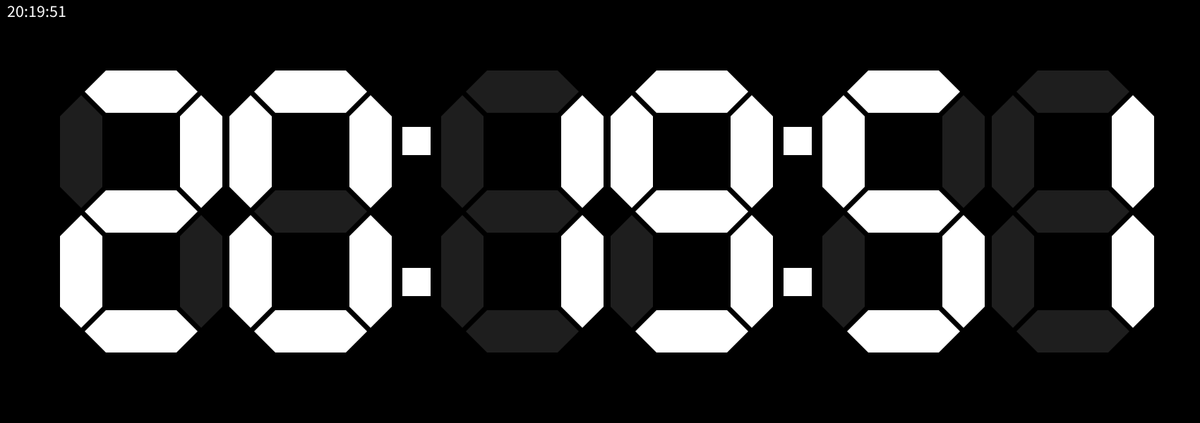
Frame 1 (no input)
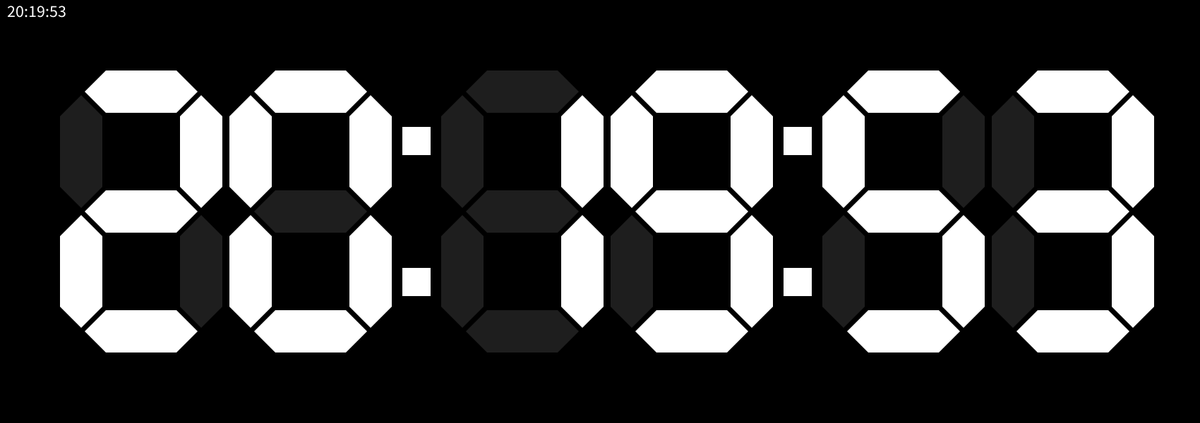
Frame 60 (the mouse pressed at the canvas centre just before this capture)
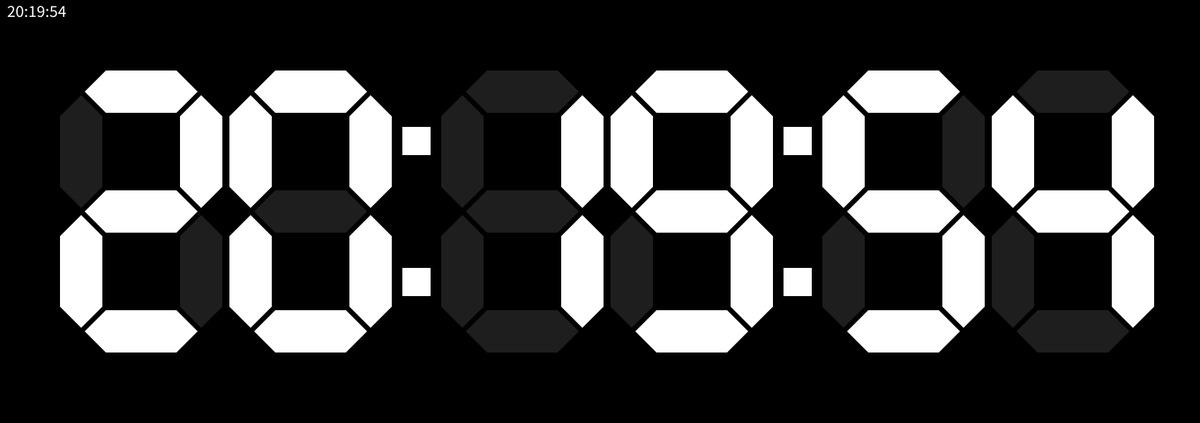
Frame 120 (the mouse held since frame 60 and released just before this capture)

The Processing sketch that drew these frames (run headless with seeded random() and noise(); from frame 60 on, the mouse is pressed at the canvas centre):

// Processing sketch: digitalClock
// ── digitalClock.pde
int NUM_WIDTH  = 240; // width of number
int NUM_HEIGHT = 400; // height of number
int NUM_SEP    =  60; // dist between hour, minutes, and seconds 

// position of each numeric
int POS_BASE_X    =  80;
int POS_HOUR_10_X = POS_BASE_X;
int POS_HOUR_01_X = POS_HOUR_10_X + NUM_WIDTH;
int POS_MIN_10_X  = POS_HOUR_01_X + NUM_WIDTH + NUM_SEP;
int POS_MIN_01_X  = POS_MIN_10_X  + NUM_WIDTH;
int POS_SEC_10_X  = POS_MIN_01_X  + NUM_WIDTH + NUM_SEP;
int POS_SEC_01_X  = POS_SEC_10_X  + NUM_WIDTH;

int POS_Y = 100;

// colors
color onSegmentColor  = color(255, 255, 255);
color offSegmentColor = color( 30,  30,  30);

void setup() {
  size(1700, 600);
}

void draw() {
  background(0);
  int h = hour();
  int m = minute();
  int s = second();
  drawTimeText(h, m, s);
  drawTwoDigits(h, POS_HOUR_10_X, POS_HOUR_01_X, POS_Y);
  drawTwoDigits(m, POS_MIN_10_X , POS_MIN_01_X , POS_Y);
  drawTwoDigits(s, POS_SEC_10_X , POS_SEC_01_X , POS_Y);
  drawDots();
}

void drawTimeText(int h, int m, int s) {
  String timeStr = nf(h,2) + ":" + nf(m,2) + ":" + nf(s,2);
  noStroke();
  fill(onSegmentColor);
  textAlign(LEFT);
  textSize(24);
  text(timeStr, 10, 24); 
}

void drawTwoDigits(int num, int posHiX, int posLoX, int posY) {
  int hi = int(num / 10);
  int lo = int(num % 10);
  drawNum(hi, posHiX, posY);
  drawNum(lo, posLoX, posY);
}

void drawNum(int num, int posX, int posY) {
  if( num == 0 ) draw0(posX, posY);
  else if( num == 1 ) draw1(posX, posY);
  else if( num == 2 ) draw2(posX, posY);
  else if( num == 3 ) draw3(posX, posY);
  else if( num == 4 ) draw4(posX, posY);
  else if( num == 5 ) draw5(posX, posY);
  else if( num == 6 ) draw6(posX, posY);
  else if( num == 7 ) draw7(posX, posY);
  else if( num == 8 ) draw8(posX, posY);
  else if( num == 9 ) draw9(posX, posY); 
}

void drawDots() {
  float posX1 = POS_MIN_10_X - NUM_SEP / 2;
  float posX2 = POS_SEC_10_X - NUM_SEP / 2;
  float posY1 = POS_Y              + 1 * NUM_HEIGHT / 4;
  float posY2 = POS_Y + NUM_HEIGHT - 1 * NUM_HEIGHT / 4;
  noStroke();
  fill(onSegmentColor);
  rectMode(CENTER);  
  rect(posX1, posY1, 40, 40);
  rect(posX1, posY2, 40, 40);
  rect(posX2, posY1, 40, 40);
  rect(posX2, posY2, 40, 40);
}

void draw0(int posX, int posY) {
  drawSegmentH(posX +  40, posY +   0,  onSegmentColor);
  drawSegmentH(posX +  40, posY + 170, offSegmentColor);
  drawSegmentH(posX +  40, posY + 340,  onSegmentColor);
  drawSegmentV(posX +   5, posY +  35,  onSegmentColor);
  drawSegmentV(posX + 175, posY +  35,  onSegmentColor);
  drawSegmentV(posX +   5, posY + 205,  onSegmentColor);
  drawSegmentV(posX + 175, posY + 205,  onSegmentColor);
}

void draw1(int posX, int posY) {
  drawSegmentH(posX +  40, posY +   0, offSegmentColor);
  drawSegmentH(posX +  40, posY + 170, offSegmentColor);
  drawSegmentH(posX +  40, posY + 340, offSegmentColor);
  drawSegmentV(posX +   5, posY +  35, offSegmentColor);
  drawSegmentV(posX + 175, posY +  35,  onSegmentColor);
  drawSegmentV(posX +   5, posY + 205, offSegmentColor);
  drawSegmentV(posX + 175, posY + 205,  onSegmentColor);
}

void draw2(int posX, int posY) {
  drawSegmentH(posX +  40, posY +   0,  onSegmentColor);
  drawSegmentH(posX +  40, posY + 170,  onSegmentColor);
  drawSegmentH(posX +  40, posY + 340,  onSegmentColor);
  drawSegmentV(posX +   5, posY +  35, offSegmentColor);
  drawSegmentV(posX + 175, posY +  35,  onSegmentColor);
  drawSegmentV(posX +   5, posY + 205,  onSegmentColor);
  drawSegmentV(posX + 175, posY + 205, offSegmentColor);
}

void draw3(int posX, int posY) {
  drawSegmentH(posX +  40, posY +   0,  onSegmentColor);
  drawSegmentH(posX +  40, posY + 170,  onSegmentColor);
  drawSegmentH(posX +  40, posY + 340,  onSegmentColor);
  drawSegmentV(posX +   5, posY +  35, offSegmentColor);
  drawSegmentV(posX + 175, posY +  35,  onSegmentColor);
  drawSegmentV(posX +   5, posY + 205, offSegmentColor);
  drawSegmentV(posX + 175, posY + 205,  onSegmentColor);
}

void draw4(int posX, int posY) {
  drawSegmentH(posX +  40, posY +   0, offSegmentColor);
  drawSegmentH(posX +  40, posY + 170,  onSegmentColor);
  drawSegmentH(posX +  40, posY + 340, offSegmentColor);
  drawSegmentV(posX +   5, posY +  35,  onSegmentColor);
  drawSegmentV(posX + 175, posY +  35,  onSegmentColor);
  drawSegmentV(posX +   5, posY + 205, offSegmentColor);
  drawSegmentV(posX + 175, posY + 205,  onSegmentColor);
}

void draw5(int posX, int posY) {
  drawSegmentH(posX +  40, posY +   0,  onSegmentColor);
  drawSegmentH(posX +  40, posY + 170,  onSegmentColor);
  drawSegmentH(posX +  40, posY + 340,  onSegmentColor);
  drawSegmentV(posX +   5, posY +  35,  onSegmentColor);
  drawSegmentV(posX + 175, posY +  35, offSegmentColor);
  drawSegmentV(posX +   5, posY + 205, offSegmentColor);
  drawSegmentV(posX + 175, posY + 205,  onSegmentColor);
}

void draw6(int posX, int posY) {
  drawSegmentH(posX +  40, posY +   0,  onSegmentColor);
  drawSegmentH(posX +  40, posY + 170,  onSegmentColor);
  drawSegmentH(posX +  40, posY + 340,  onSegmentColor);
  drawSegmentV(posX +   5, posY +  35,  onSegmentColor);
  drawSegmentV(posX + 175, posY +  35, offSegmentColor);
  drawSegmentV(posX +   5, posY + 205,  onSegmentColor);
  drawSegmentV(posX + 175, posY + 205,  onSegmentColor);
}

void draw7(int posX, int posY) {
  drawSegmentH(posX +  40, posY +   0,  onSegmentColor);
  drawSegmentH(posX +  40, posY + 170, offSegmentColor);
  drawSegmentH(posX +  40, posY + 340, offSegmentColor);
  drawSegmentV(posX +   5, posY +  35, offSegmentColor);
  drawSegmentV(posX + 175, posY +  35,  onSegmentColor);
  drawSegmentV(posX +   5, posY + 205, offSegmentColor);
  drawSegmentV(posX + 175, posY + 205,  onSegmentColor);
}

void draw8(int posX, int posY) {
  drawSegmentH(posX +  40, posY +   0,  onSegmentColor);
  drawSegmentH(posX +  40, posY + 170,  onSegmentColor);
  drawSegmentH(posX +  40, posY + 340,  onSegmentColor);
  drawSegmentV(posX +   5, posY +  35,  onSegmentColor);
  drawSegmentV(posX + 175, posY +  35,  onSegmentColor);
  drawSegmentV(posX +   5, posY + 205,  onSegmentColor);
  drawSegmentV(posX + 175, posY + 205,  onSegmentColor);
}
  
void draw9(int posX, int posY) {
  drawSegmentH(posX +  40, posY +   0,  onSegmentColor);
  drawSegmentH(posX +  40, posY + 170,  onSegmentColor);
  drawSegmentH(posX +  40, posY + 340,  onSegmentColor);
  drawSegmentV(posX +   5, posY +  35,  onSegmentColor);
  drawSegmentV(posX + 175, posY +  35,  onSegmentColor);
  drawSegmentV(posX +   5, posY + 205, offSegmentColor);
  drawSegmentV(posX + 175, posY + 205,  onSegmentColor);
}

void drawSegmentH(int x, int y, color c) {
  noStroke();
  fill(c);
  beginShape();
  vertex(x +   0, y + 30);
  vertex(x +  30, y +  0);
  vertex(x + 130, y +  0);
  vertex(x + 160, y + 30);
  vertex(x + 130, y + 60);
  vertex(x +  30, y + 60);
  endShape(CLOSE);
}

void drawSegmentV(int x, int y, color c) {
  noStroke();
  fill(c);
  beginShape();
  vertex(x + 30, y +   0);
  vertex(x + 60, y +  30);
  vertex(x + 60, y + 130);
  vertex(x + 30, y + 160);
  vertex(x +  0, y + 130);
  vertex(x +  0, y +  30);
  endShape(CLOSE);
}
